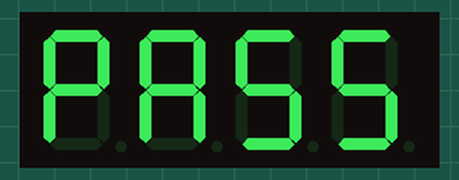
A sketch run on a simulated ESP8266 (NodeMCU). Parts: 4-digit seven-segment display. WiFi joins after 1.5 s; servers stay silent unless stated; the local clock reads 2024-03-15 10:24:30 at power-on unless the sketch sets it.

Above: at 1.6 s.
At 2.6 s:
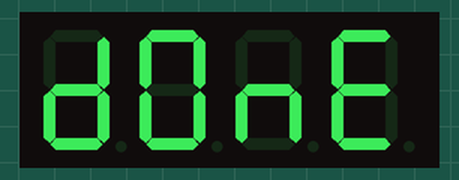
At 3.8 s:
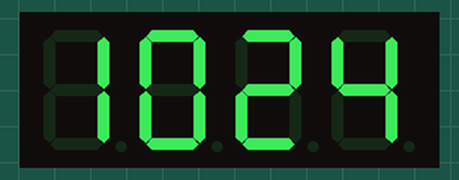
At 37.1 s:
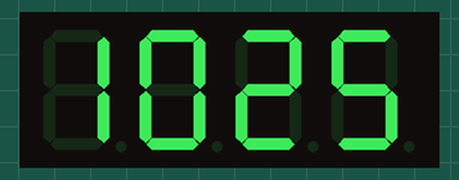

The sketch:

main_ap.ino
```cpp
#include <ESP8266WiFi.h>
#include <time.h>
#include <TM1637Display.h>
//needed for library
#include <DNSServer.h>
#include <ESP8266WebServer.h>
#include <WiFiManager.h>         //https://github.com/tzapu/WiFiManager


// NTP Config
int timezone = 8 * 3600;
int dst = 0;

// Module connection pins (Digital Pins)
#define CLK D0  //gpio 16
#define DIO D4  //gpio 2
#define TEST_DELAY   2000

const uint8_t SEG_CONN[] = {
  SEG_A | SEG_D | SEG_E | SEG_F,                   // C
  SEG_C | SEG_D | SEG_E | SEG_G,                   // o
  SEG_C | SEG_E | SEG_G,                           // n
  SEG_C | SEG_E | SEG_G                            // n
  };

const uint8_t SEG_PASS[] = {
  SEG_A | SEG_B | SEG_E | SEG_F | SEG_G,           // P
  SEG_A | SEG_B | SEG_C | SEG_E | SEG_F | SEG_G,   // A
  SEG_A | SEG_C | SEG_D | SEG_F | SEG_G,           // S
  SEG_A | SEG_C | SEG_D | SEG_F | SEG_G            // S
  };

const uint8_t SEG_FAIL[] = {
  SEG_A | SEG_E | SEG_F | SEG_G,                   // F
  SEG_A | SEG_B | SEG_C | SEG_E | SEG_F | SEG_G,   // A
  SEG_F | SEG_G,                                   // I
  SEG_D | SEG_F | SEG_G                            // L
  };

const uint8_t SEG_DONE[] = {
  SEG_B | SEG_C | SEG_D | SEG_E | SEG_G,           // d
  SEG_A | SEG_B | SEG_C | SEG_D | SEG_E | SEG_F,   // O
  SEG_C | SEG_E | SEG_G,                           // n
  SEG_A | SEG_D | SEG_E | SEG_F | SEG_G            // E
  };

TM1637Display display(CLK, DIO);

String lastTimeStr;
unsigned long lastShowColon = 0;
bool showColon = false;
bool hourcheck=false;

void setup()
{
  display.setBrightness(0x01);// 0x01~0x0e
  WiFiManager wifiManager;
  wifiManager.autoConnect("ClockAP");

  display.setSegments(SEG_CONN);
  while (WiFi.status() != WL_CONNECTED)
  {
    delay(500);
  }
  display.setSegments(SEG_PASS);
  delay(1000);

  // Get time from NTP server
  configTime(timezone, dst, "ntp.ku.ac.th", "fw.eng.ku.ac.th", "ilm.live.rmutt.ac.th");
  while (!time(nullptr))
  {
    delay(500);
  }
  display.setSegments(SEG_DONE);
  delay(1000);
}

void loop()
{
  uint8_t hour;
  bool hourcheck;
  time_t now = time(nullptr);
  struct tm* p_tm = localtime(&now);

  hour=p_tm->tm_hour;

  if(hour<1)
  {
    hourcheck=true;
  }
  else
  {
    hourcheck=false;
  }
  if((p_tm->tm_sec % 2) == 0)
  {
    display.showNumberDecEx(hour*100+p_tm->tm_min,0x40 ,hourcheck);
  }
  else
  {
    display.showNumberDecEx(hour*100+p_tm->tm_min,0x00, hourcheck );
  }
}
```

Measured:
- what the display in image 0 shows lasts 1.1 s, from 1.5 s to 2.6 s
